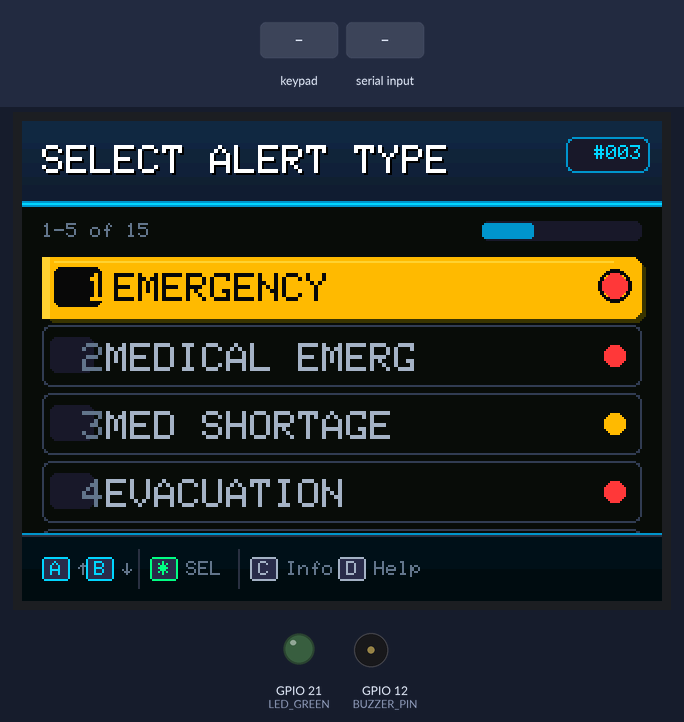
A sketch run on a simulated ESP32. Shown: 320×240 colour display, output pins drawn as LEDs (lit = HIGH), buzzer (waves = sounding). The inputs (shaded band) are chosen by the test bench. No radio packets arrive unless stated; pins used as bus, display or sensor lines are not drawn; what the sketch prints to the serial monitor is not drawn.

Above: at 2.2 s.
2.3 s: keypad keys 3 2 3 3 2 5 2 6 * pressed 0.4 s apart
At 2.9 s:
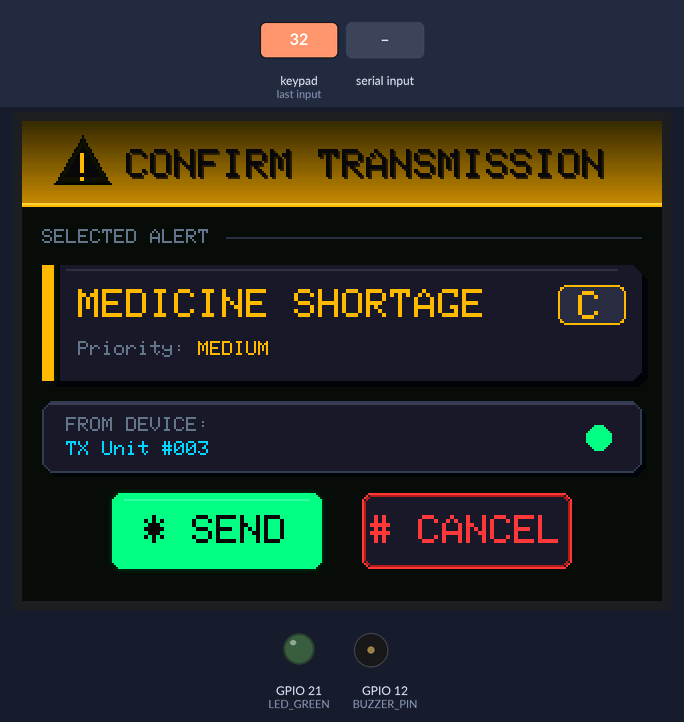
8.9 s: key 'D' pressed
At 10.3 s:
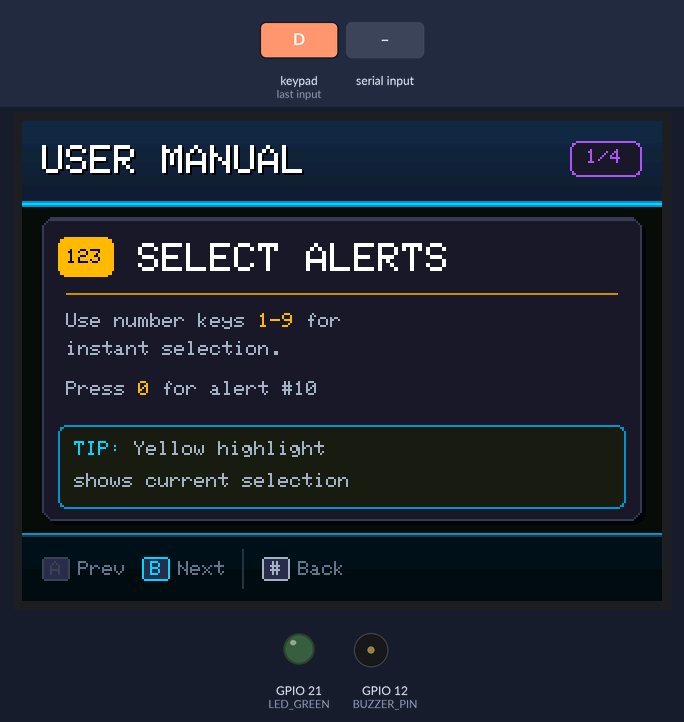
10.6 s: "B\n" received over Serial
At 11.7 s:
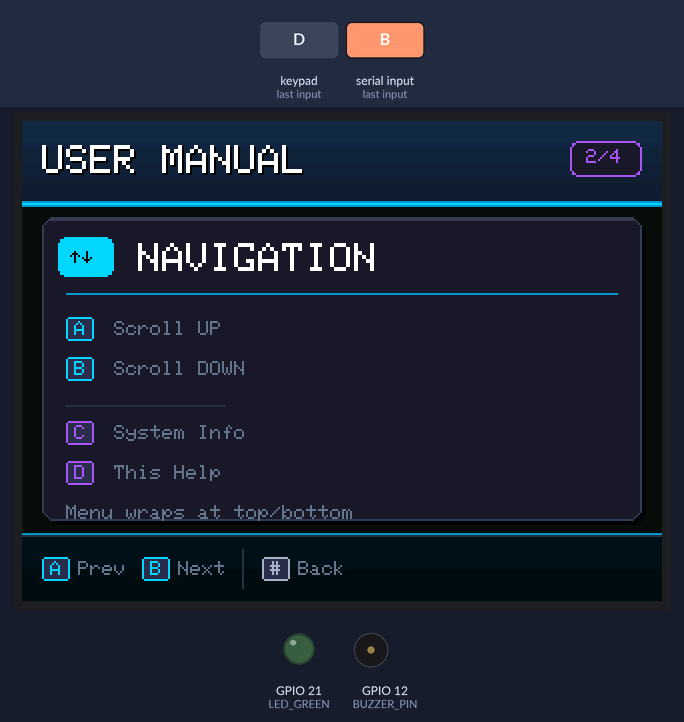
12.2 s: key 'B' pressed
At 13.5 s:
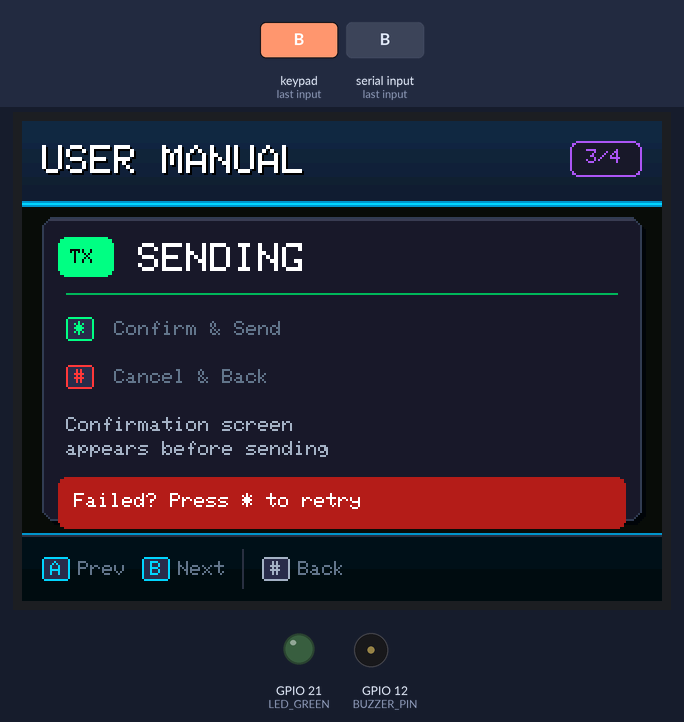
13.8 s: key 'B' pressed
At 14.7 s:
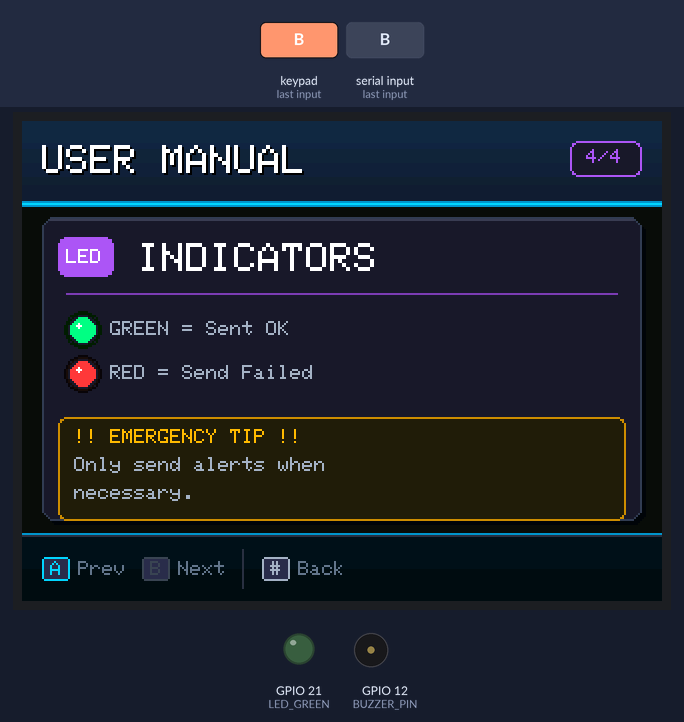
15.4 s: keypad keys 1 2 3 # pressed 0.4 s apart
At 17.5 s:
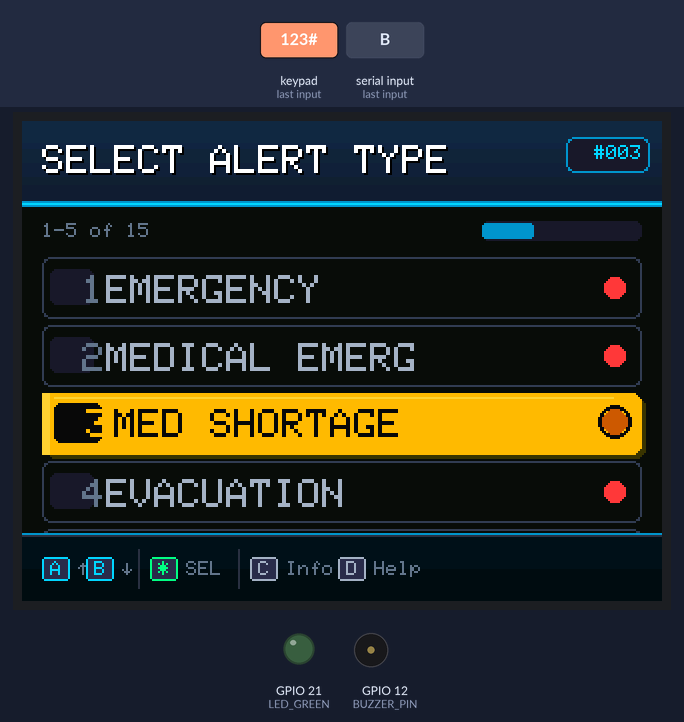
Timing chart, 0 to 19.0 s (numbered marks = the images above; inputs shaded):
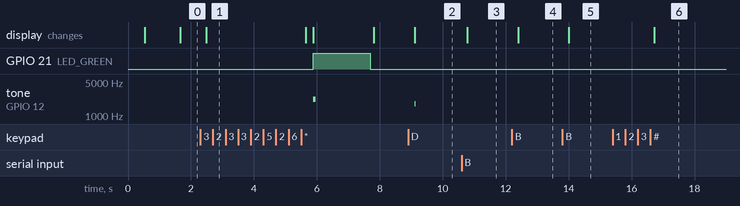

The sketch:

lifeline_tx_pro.ino
```cpp
/*
 * ═══════════════════════════════════════════════════════════════════════════════════
 *                        ╔═════════════════════════════════════╗
 *                        ║   LIFELINE EMERGENCY TRANSMITTER    ║
 *                        ║   Professional Field Unit v3.1      ║
 *                        ╚═════════════════════════════════════╝
 * ═══════════════════════════════════════════════════════════════════════════════════
 */

#include "Config.h"
#include "BuzzerLED.h"
#include "DisplayUI.h"
#include "LoRaComm.h"
#include "KeypadInput.h"

void setup() {
    Serial.begin(SERIAL_BAUD_RATE);
    delay(100);

    #if SERIAL_DEBUG_ENABLED
    printDebugHeader();
    #endif

    Serial.println(F("[INIT] Starting LifeLine TX..."));

    // Initialize Hardware Subsystems
    initBuzzerLED();
    initKeypad();
    initLoRa();
    initDisplay();

    // Boot Screen
    currentScreen = SCREEN_BOOT;
    drawBootScreen();

    // LED flash
    setLED(LED_GREEN, true);
    setLED(LED_RED, true);
    clearAllLEDs();

    Serial.println(F("[INIT] Ready"));
    Serial.printf("[INIT] Device: TX #%03d\n", DEVICE_ID);
}

void loop() {
    switch (currentScreen) {
        case SCREEN_BOOT:
            if (millis() - bootStartTime >= BOOT_DISPLAY_TIME) {
                currentScreen = SCREEN_MENU;
                drawMenuScreen();
                Serial.println(F("[STATE] -> MENU"));
            }
            break;

        case SCREEN_MENU:
        case SCREEN_CONFIRM:
        case SCREEN_SYSTEM_INFO:
        case SCREEN_USER_MANUAL:
            {
                char key = keypad.getKey();
                #if SERIAL_DEBUG_ENABLED
                if (!key) {
                    key = readSerialKey();
                    if (key) Serial.printf("[SERIAL] Key: %c\n", key);
                }
                #endif
                if (key) handleKeyPress(key);
            }
            break;

        case SCREEN_SENDING:
            break;

        case SCREEN_RESULT:
            {
                if (lastTransmitSuccess && RESULT_SUCCESS_TIME > 0) {
                    if (millis() - resultStartTime >= RESULT_SUCCESS_TIME) {
                        clearAllLEDs();
                        currentScreen = SCREEN_MENU;
                        drawMenuScreen();
                        Serial.println(F("[STATE] Auto -> MENU"));
                    }
                }

                char key = keypad.getKey();
                #if SERIAL_DEBUG_ENABLED
                if (!key) {
                    key = readSerialKey();
                    if (key) Serial.printf("[SERIAL] Key: %c\n", key);
                }
                #endif
                if (key) handleKeyPress(key);
            }
            break;
    }

    delay(10);
}
```

BuzzerLED.cpp
```cpp
#include "BuzzerLED.h"

void initBuzzerLED() {
    pinMode(LED_GREEN, OUTPUT);
    pinMode(LED_RED, OUTPUT);
    pinMode(BUZZER_PIN, OUTPUT);
    clearAllLEDs();
}

void setLED(uint8_t pin, bool state) {
    digitalWrite(pin, state ? HIGH : LOW);
}

void clearAllLEDs() {
    digitalWrite(LED_GREEN, LOW);
    digitalWrite(LED_RED, LOW);
}

void playSuccessTone() {
    tone(BUZZER_PIN, 2200, 80);  // Short, non-blocking
}

void playErrorTone() {
    tone(BUZZER_PIN, 800, 150);  // Single beep
}

void playConfirmTone() {
    tone(BUZZER_PIN, 2500, 30);  // Very short
}

void playClickTone() {
    tone(BUZZER_PIN, 1800, 15);  // Minimal click
}

void playNavigateTone() {
    tone(BUZZER_PIN, 1500, 10);  // Ultra-fast navigation beep
}
```

BuzzerLED.h
```cpp
#ifndef BUZZER_LED_H
#define BUZZER_LED_H

#include "Config.h"

void initBuzzerLED();
void setLED(uint8_t pin, bool state);
void clearAllLEDs();

void playSuccessTone();
void playErrorTone();
void playConfirmTone();
void playClickTone();
void playNavigateTone();

#endif // BUZZER_LED_H
```

DisplayUI.h
```cpp
#ifndef DISPLAY_UI_H
#define DISPLAY_UI_H

#include "Config.h"
#include "BuzzerLED.h"
#include <Adafruit_GFX.h>
#include <Adafruit_ST7789.h>

extern Adafruit_ST7789 tft;

void initDisplay();

uint16_t getPriorityColor(uint8_t priority);
uint16_t getAlertColor(int index);
void updateMenuScroll();

void drawCenteredText(const char* text, int y, uint8_t textSize, uint16_t color);
void drawRightText(const char* text, int y, uint8_t textSize, uint16_t color);
void drawGradientH(int x, int y, int w, int h, uint16_t colorStart, uint16_t colorEnd);
void drawGradientV(int x, int y, int w, int h, uint16_t colorTop, uint16_t colorBottom);
void drawPremiumCard(int x, int y, int w, int h, uint16_t bgColor, uint16_t borderColor, bool hasGlow = false);
void drawGlowCircle(int cx, int cy, int r, uint16_t color);
void drawStatusIndicator(int x, int y, int r, uint16_t color, bool active = true);

void drawHeader(const char* title);
void drawFooter(const char* hints);
void drawKeyBadge(int x, int y, char key, const char* label, uint16_t keyColor);
void drawSeparator(int y);

void drawBootScreen();
void updateMenuSelection(int oldIndex, int newIndex);
void drawMenuScreen();
void drawConfirmScreen();
void drawSendingScreen();
void drawResultScreen();
void drawSystemInfoScreen();
void drawUserManualScreen();

#endif // DISPLAY_UI_H
```

LoRaComm.cpp
```cpp
#include "LoRaComm.h"

void initLoRa() {
    pinMode(LORA_CS, OUTPUT);
    pinMode(LORA_RST, OUTPUT);
    digitalWrite(LORA_CS, HIGH);

    // Manual LoRa reset for reliable initialization
    digitalWrite(LORA_RST, LOW);
    delay(10);
    digitalWrite(LORA_RST, HIGH);
    delay(10);

    SPI.begin(SPI_SCK, SPI_MISO, SPI_MOSI);

    LoRa.setPins(LORA_CS, LORA_RST, LORA_DIO0);
    if (LoRa.begin(LORA_FREQUENCY)) {
        LoRa.setSpreadingFactor(LORA_SF);
        LoRa.setSignalBandwidth(LORA_BW);
        LoRa.enableCrc();
        loraInitialized = true;
        Serial.printf("[INIT] LoRa OK @ %.1f MHz, SF%d, BW125kHz, CRC enabled\n", LORA_FREQUENCY / 1E6, LORA_SF);
    } else {
        loraInitialized = false;
        Serial.println(F("[INIT] LoRa FAILED!"));
    }
}

bool transmitAlert() {
    if (!loraInitialized) {
        Serial.println(F("[LORA] ERROR: Not initialized"));
        return false;
    }

    char alertCode = getAlertCode(selectedAlertIndex);
    char packet[16];
    sprintf(packet, "TX%03d,%c", DEVICE_ID, alertCode);

    Serial.printf("[LORA] TX: %s (%s)\n", packet, alertNames[selectedAlertIndex]);

    // Ensure LoRa is in idle state before transmitting
    LoRa.idle();
    delay(10);

    LoRa.beginPacket();
    LoRa.print(packet);
    bool success = LoRa.endPacket();  // Synchronous mode - wait for TX complete

    // Small delay to ensure radio returns to idle
    delay(50);

    totalTransmissions++;
    if (success) {
        successfulTransmissions++;
        lastTransmitTime = millis();
    }

    Serial.printf("[LORA] Result: %s\n", success ? "OK" : "FAILED");
    return success;
}
```

LoRaComm.h
```cpp
#ifndef LORA_COMM_H
#define LORA_COMM_H

#include "Config.h"
#include <SPI.h>
#include <LoRa.h>

void initLoRa();
bool transmitAlert();

#endif // LORA_COMM_H
```

Config.cpp
```cpp
#include "Config.h"

// Alert messages - MUST match receiver configuration
const char* alertNames[ALERT_COUNT] = {
    "EMERGENCY",            // 0  - A - CRITICAL
    "MEDICAL EMERGENCY",    // 1  - B - CRITICAL
    "MEDICINE SHORTAGE",    // 2  - C - MEDIUM
    "EVACUATION NEEDED",    // 3  - D - CRITICAL
    "STATUS OK",            // 4  - E - OK
    "INJURY REPORTED",      // 5  - F - HIGH
    "FOOD SHORTAGE",        // 6  - G - MEDIUM
    "WATER SHORTAGE",       // 7  - H - MEDIUM
    "WEATHER ALERT",        // 8  - I - MEDIUM
    "LOST PERSON",          // 9  - J - HIGH
    "ANIMAL ATTACK",        // 10 - K - HIGH
    "LANDSLIDE",            // 11 - L - HIGH
    "SNOW STORM",           // 12 - M - HIGH
    "EQUIPMENT FAILURE",    // 13 - N - MEDIUM
    "OTHER EMERGENCY"       // 14 - O - NEUTRAL
};

// Shorter names for compact display
const char* alertNamesShort[ALERT_COUNT] = {
    "EMERGENCY",
    "MEDICAL EMERG",
    "MED SHORTAGE",
    "EVACUATION",
    "STATUS OK",
    "INJURY",
    "FOOD SHORT",
    "WATER SHORT",
    "WEATHER",
    "LOST PERSON",
    "ANIMAL ATTK",
    "LANDSLIDE",
    "SNOW STORM",
    "EQUIP FAIL",
    "OTHER"
};

// Priority levels: 0=CRITICAL, 1=HIGH, 2=MEDIUM, 3=OK, 4=NEUTRAL
const uint8_t alertPriority[ALERT_COUNT] = {
    0, 0, 2, 0, 3, 1, 2, 2, 2, 1, 1, 1, 1, 2, 4
};

// Alert codes for LoRa transmission (A-O)
char getAlertCode(int index) {
    if (index >= 0 && index < ALERT_COUNT) {
        return 'A' + index;
    }
    return 'X';  // Invalid
}

// Current application state
ScreenState currentScreen = SCREEN_BOOT;
ScreenState previousScreen = SCREEN_BOOT;

// Menu navigation state
int selectedAlertIndex = 0;
int menuScrollOffset = 0;

// Manual screen state
int manualPage = 0;

// Timing state
unsigned long bootStartTime = 0;
unsigned long resultStartTime = 0;
unsigned long lastKeyPressTime = 0;
unsigned long lastTransmitTime = 0;

// Transmission state
bool lastTransmitSuccess = false;
int retryCount = 0;
int totalTransmissions = 0;
int successfulTransmissions = 0;

// System status
bool loraInitialized = false;
int batteryPercent = -1;  // -1 = not available
```

KeypadInput.cpp
```cpp
#include "KeypadInput.h"

const byte KEYPAD_ROWS = 4;
const byte KEYPAD_COLS = 4;

// Standard 4x4 matrix keypad layout
char keypadLayout[KEYPAD_ROWS][KEYPAD_COLS] = {
    {'1', '2', '3', 'A'},   // Row 0: Numbers 1-3, Scroll Up
    {'4', '5', '6', 'B'},   // Row 1: Numbers 4-6, Scroll Down
    {'7', '8', '9', 'C'},   // Row 2: Numbers 7-9, System Info
    {'*', '0', '#', 'D'}    // Row 3: Confirm, 0, Cancel, Help
};

// Keypad GPIO pins - WORKING CONFIGURATION
byte rowPins[KEYPAD_ROWS] = {32, 33, 25, 26};  // Connect to keypad rows
byte colPins[KEYPAD_COLS] = {14, 12, 13, 15};  // Connect to keypad columns

// Keypad instance definition
Keypad keypad = Keypad(makeKeymap(keypadLayout), rowPins, colPins, KEYPAD_ROWS, KEYPAD_COLS);

void initKeypad() {
    // Keypad constructor automatically handles pin setup
}

char readSerialKey() {
    if (!Serial.available()) return '\0';

    char c = Serial.read();
    while (Serial.available()) Serial.read();

    if (c >= 'a' && c <= 'd') c = c - 32;
    if (c == 's' || c == 'S') c = '*';
    if (c == 'x' || c == 'X') c = '#';

    if ((c >= '0' && c <= '9') || (c >= 'A' && c <= 'D') || c == '*' || c == '#') {
        return c;
    }

    if (c != '\n' && c != '\r') {
        Serial.println(F("\n[DEBUG] Keys: 0-9=Select, A=Up, B=Down, C=Info, D=Help, S/*=OK, X/#=Cancel"));
    }
    return '\0';
}

void printDebugHeader() {
    Serial.println(F("\n╔═══════════════════════════════════════════════════════════╗"));
    Serial.println(F("║       LIFELINE EMERGENCY TRANSMITTER v3.1 PRO             ║"));
    Serial.println(F("║              Serial Debug Mode Active                     ║"));
    Serial.println(F("╚═══════════════════════════════════════════════════════════╝\n"));
}

void handleKeyPress(char key) {
    if (key == '\0') return;

    Serial.printf("[INPUT] Key: %c, Screen: %d\n", key, currentScreen);

    switch (currentScreen) {
        case SCREEN_MENU:
            handleMenuInput(key);
            break;
        case SCREEN_CONFIRM:
            handleConfirmInput(key);
            break;
        case SCREEN_RESULT:
            handleResultInput(key);
            break;
        case SCREEN_SYSTEM_INFO:
            handleSystemInfoInput(key);
            break;
        case SCREEN_USER_MANUAL:
            handleUserManualInput(key);
            break;
        default:
            break;
    }

    lastKeyPressTime = millis();
}

void handleMenuInput(char key) {
    int oldSelection = selectedAlertIndex;
    int oldScrollOffset = menuScrollOffset;
    bool selectionChanged = false;

    if (key >= '1' && key <= '9') {
        int targetIndex = key - '1';
        if (targetIndex < ALERT_COUNT) {
            selectedAlertIndex = targetIndex;
            previousScreen = SCREEN_MENU;
            currentScreen = SCREEN_CONFIRM;
            drawConfirmScreen();
            return;
        }
    }
    else if (key == '0' && 9 < ALERT_COUNT) {
        selectedAlertIndex = 9;
        previousScreen = SCREEN_MENU;
        currentScreen = SCREEN_CONFIRM;
        drawConfirmScreen();
        return;
    }
    else if (key == 'A') {
        selectedAlertIndex = (selectedAlertIndex > 0) ? selectedAlertIndex - 1 : ALERT_COUNT - 1;
        updateMenuScroll();
        selectionChanged = true;
        playNavigateTone();
    }
    else if (key == 'B') {
        selectedAlertIndex = (selectedAlertIndex < ALERT_COUNT - 1) ? selectedAlertIndex + 1 : 0;
        updateMenuScroll();
        selectionChanged = true;
        playNavigateTone();
    }
    else if (key == '*') {
        previousScreen = SCREEN_MENU;
        currentScreen = SCREEN_CONFIRM;
        drawConfirmScreen();
        return;
    }
    else if (key == 'C') {
        previousScreen = SCREEN_MENU;
        currentScreen = SCREEN_SYSTEM_INFO;
        drawSystemInfoScreen();
        playClickTone();
        return;
    }
    else if (key == 'D') {
        previousScreen = SCREEN_MENU;
        manualPage = 0;
        currentScreen = SCREEN_USER_MANUAL;
        drawUserManualScreen();
        playClickTone();
        return;
    }

    if (selectionChanged) {
        if (menuScrollOffset != oldScrollOffset) {
            drawMenuScreen();
        } else {
            updateMenuSelection(oldSelection, selectedAlertIndex);
        }
    }
}

void handleConfirmInput(char key) {
    if (key == '*') {
        currentScreen = SCREEN_SENDING;
        drawSendingScreen();

        lastTransmitSuccess = transmitAlert();

        retryCount = 0;
        currentScreen = SCREEN_RESULT;
        drawResultScreen();
    }
    else if (key == '#') {
        currentScreen = SCREEN_MENU;
        drawMenuScreen();
    }
}

void handleResultInput(char key) {
    if (lastTransmitSuccess) {
        clearAllLEDs();
        currentScreen = SCREEN_MENU;
        drawMenuScreen();
    } else {
        if (key == '*') {
            if (retryCount < MAX_RETRY_ATTEMPTS - 1) {
                retryCount++;
                clearAllLEDs();
                currentScreen = SCREEN_SENDING;
                drawSendingScreen();

                lastTransmitSuccess = transmitAlert();

                currentScreen = SCREEN_RESULT;
                drawResultScreen();
            }
        }
        else if (key == '#') {
            clearAllLEDs();
            retryCount = 0;
            currentScreen = SCREEN_MENU;
            drawMenuScreen();
        }
    }
}

void handleSystemInfoInput(char key) {
    currentScreen = SCREEN_MENU;
    drawMenuScreen();
}

void handleUserManualInput(char key) {
    if (key == 'A' && manualPage > 0) {
        manualPage--;
        drawUserManualScreen();
    }
    else if (key == 'B' && manualPage < MANUAL_TOTAL_PAGES - 1) {
        manualPage++;
        drawUserManualScreen();
    }
    else if (key == '#' || key == '*') {
        currentScreen = SCREEN_MENU;
        drawMenuScreen();
    }
}
```

KeypadInput.h
```cpp
#ifndef KEYPAD_INPUT_H
#define KEYPAD_INPUT_H

#include "Config.h"
#include "BuzzerLED.h"
#include "DisplayUI.h"
#include "LoRaComm.h"
#include <Keypad.h>

extern Keypad keypad;

void initKeypad();
char readSerialKey();
void printDebugHeader();

void handleKeyPress(char key);
void handleMenuInput(char key);
void handleConfirmInput(char key);
void handleResultInput(char key);
void handleSystemInfoInput(char key);
void handleUserManualInput(char key);

#endif // KEYPAD_INPUT_H
```

Source omitted: DisplayUI.cpp (44475 bytes), Config.h (9890 bytes)

Measured:
- after the input at 2.3 s, GPIO 21 (LED_GREEN): LOW → HIGH after 3.6 s, → LOW 1.8 s later; tone on GPIO 12 (BUZZER_PIN): silent → 2200 Hz after 3.6 s, → silent 0.08 s later; the display: changes after 0.18 s (image 1)
- after the input at 8.9 s, tone on GPIO 12 (BUZZER_PIN): silent → 1800 Hz after 0.20 s, → silent 0.01 s later; the display: changes after 0.20 s (image 2)
- after the input at 10.6 s, the display: changes after 0.18 s (image 3)
- after the input at 12.2 s, the display: changes after 0.20 s (image 4)
- after the input at 13.8 s, the display: changes after 0.20 s (image 5)
- after the input at 15.4 s, the display: changes after 1.3 s (image 6)
